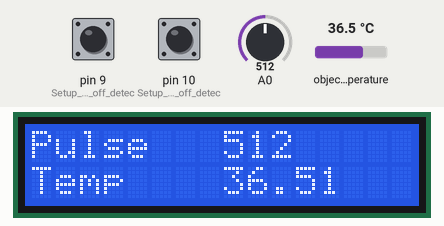
Simulated run of this sketch. Board: Arduino Uno, built with avr-gcc and run on an emulated ATmega328P. Parts: 16×2 character LCD. The test bench sets the inputs (shaded band); at power-on: pin 9 (Setup_for_leads_off_detec) LOW, object temperature 36.5 °C, A0 = 512, pin 10 (Setup_for_leads_off_detec) LOW. What the sketch prints to the serial monitor is not drawn.

Above: at 1.2 s.
1.3 s: pin 9 (Setup_for_leads_off_detec) pulled HIGH for 1.1 s
At 4.2 s:
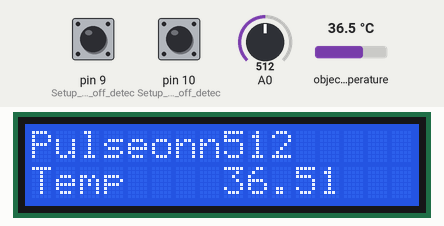
4.5 s: object temperature set to 20 °C
At 6.2 s:
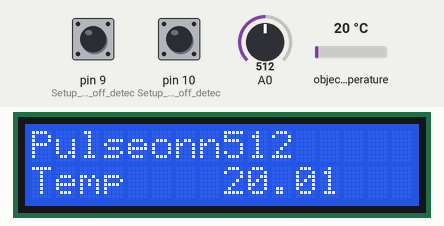
6.5 s: A0 set to 716
At 8.3 s:
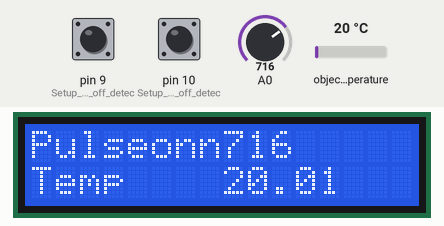
8.6 s: pin 10 (Setup_for_leads_off_detec) pulled HIGH for 1.1 s
At 9.9 s:
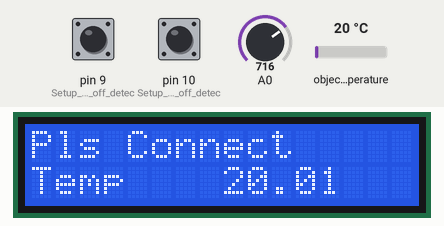
11.6 s: object temperature set to 26 °C
At 13.1 s:
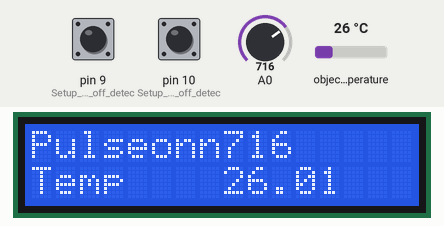
13.6 s: A0 set to 900
At 15.1 s:
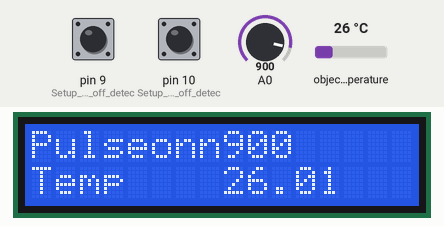
Timing chart, 0 to 16.6 s (numbered marks = the images above; inputs shaded):
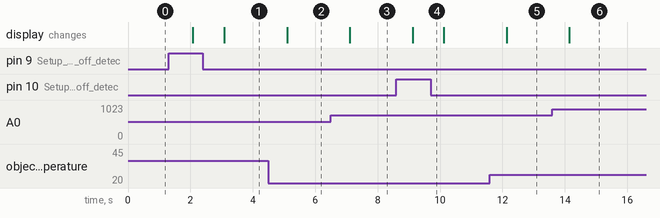

The sketch:

temperature.ino
```cpp
#include <LiquidCrystal.h>
#include <Wire.h>
#include <Adafruit_MLX90614.h>

Adafruit_MLX90614 mlx = Adafruit_MLX90614();

LiquidCrystal lcd(12, 11, 5, 4, 3, 2);
int value;

void setup() {

  lcd.begin(16, 2);
  Serial.begin(9600);
  pinMode(10, INPUT); // Setup for leads off detection LO +
  pinMode(9, INPUT); // Setup for leads off detection LO -
  mlx.begin();

}

void loop() {

  Serial.print("Object Temp = "); Serial.print(mlx.readObjectTempC()); Serial.println("*C");


  lcd.setCursor(0, 1);
  lcd.print("Temp");
  lcd.setCursor(8, 1);
  lcd.print(mlx.readObjectTempC());

  if((digitalRead(10) == 1)||(digitalRead(9) == 1))
  {
    Serial.println('Pls Connect');
    lcd.setCursor(0, 0);
      lcd.print("Pls Connect");

  }
  else{
    // send the value of analog input 0:
      value=analogRead(A0);
      Serial.println(value);
      lcd.setCursor(0, 0);
      lcd.print("Pulse");
      lcd.setCursor(8, 0);
      lcd.print(value);

  }
  //Wait for a bit to keep serial data from saturating
 delay(1000);
}
```

Measured:
- after the input at 1.3 s, the display: first changes after 0.78 s (image 1 shows a later state)
- after the input at 4.5 s, the display: changes after 0.60 s (image 2)
- after the input at 6.5 s, the display: changes after 0.61 s (image 3)
- after the input at 8.6 s, the display: changes after 0.52 s (image 4)
- after the input at 11.6 s, the display: changes after 0.54 s (image 5)
- after the input at 13.6 s, the display: changes after 0.55 s (image 6)
